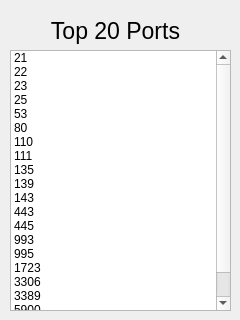
<?xml version="1.0" encoding="UTF-8"?>
<ui version="4.0">
 <class>Dialog</class>
 <widget class="QDialog" name="Dialog">
  <property name="geometry">
   <rect>
    <x>0</x>
    <y>0</y>
    <width>240</width>
    <height>320</height>
   </rect>
  </property>
  <property name="windowTitle">
   <string>Top 20 Ports</string>
  </property>
  <widget class="QLabel" name="label">
   <property name="geometry">
    <rect>
     <x>50</x>
     <y>10</y>
     <width>131</width>
     <height>41</height>
    </rect>
   </property>
   <property name="font">
    <font>
     <pointsize>17</pointsize>
    </font>
   </property>
   <property name="text">
    <string>Top 20 Ports</string>
   </property>
   <property name="textFormat">
    <enum>Qt::AutoText</enum>
   </property>
   <property name="alignment">
    <set>Qt::AlignCenter</set>
   </property>
  </widget>
  <widget class="QListWidget" name="listWidget">
   <property name="geometry">
    <rect>
     <x>10</x>
     <y>50</y>
     <width>221</width>
     <height>261</height>
    </rect>
   </property>
   <item>
    <property name="text">
     <string>21</string>
    </property>
   </item>
   <item>
    <property name="text">
     <string>22</string>
    </property>
   </item>
   <item>
    <property name="text">
     <string>23</string>
    </property>
   </item>
   <item>
    <property name="text">
     <string>25</string>
    </property>
   </item>
   <item>
    <property name="text">
     <string>53</string>
    </property>
   </item>
   <item>
    <property name="text">
     <string>80</string>
    </property>
   </item>
   <item>
    <property name="text">
     <string>110</string>
    </property>
   </item>
   <item>
    <property name="text">
     <string>111</string>
    </property>
   </item>
   <item>
    <property name="text">
     <string>135</string>
    </property>
   </item>
   <item>
    <property name="text">
     <string>139</string>
    </property>
   </item>
   <item>
    <property name="text">
     <string>143</string>
    </property>
   </item>
   <item>
    <property name="text">
     <string>443</string>
    </property>
   </item>
   <item>
    <property name="text">
     <string>445</string>
    </property>
   </item>
   <item>
    <property name="text">
     <string>993</string>
    </property>
   </item>
   <item>
    <property name="text">
     <string>995</string>
    </property>
   </item>
   <item>
    <property name="text">
     <string>1723</string>
    </property>
   </item>
   <item>
    <property name="text">
     <string>3306</string>
    </property>
   </item>
   <item>
    <property name="text">
     <string>3389</string>
    </property>
   </item>
   <item>
    <property name="text">
     <string>5900</string>
    </property>
   </item>
   <item>
    <property name="text">
     <string>8080</string>
    </property>
   </item>
  </widget>
 </widget>
 <resources/>
 <connections/>
</ui>
